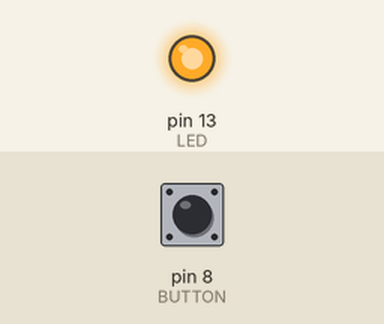
Simulated run of this sketch. Board: Arduino Uno, built with avr-gcc and run on an emulated ATmega328P. Shown: output pins drawn as LEDs (lit = HIGH). The test bench sets the inputs (shaded band); at power-on: pin 8 (BUTTON) HIGH.

Above: at 1.2 s.
1.3 s: pin 8 (BUTTON) pulled LOW for 0.15 s
At 2.0 s:
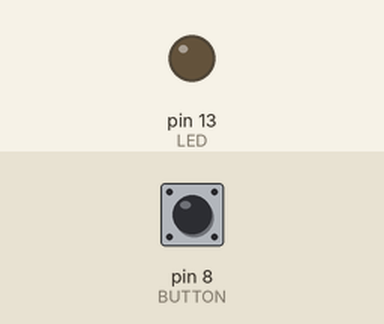
2.9 s: pin 8 (BUTTON) pulled LOW for 1 s
At 4.4 s:
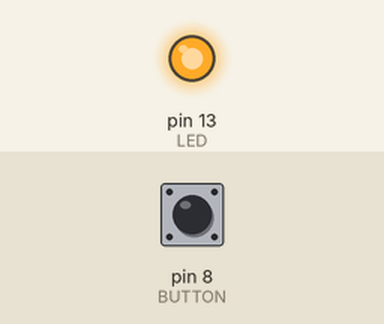
5.4 s: pin 8 (BUTTON) pulled LOW for 3.2 s
At 6.3 s:
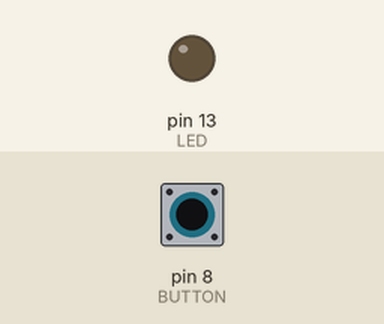
Timing chart, 0 to 8.4 s (numbered marks = the images above; inputs shaded):
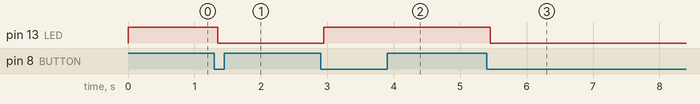

The sketch:

button_debouncing.ino
```cpp
#define LED 13
#define BUTTON 8

bool ledState = HIGH;
bool buttonState = HIGH;
bool lastButtonState = HIGH;

bool reading = HIGH;

unsigned long lastDebouncTime = 0;
unsigned long debouncDelay = 50;

void setup() {
  pinMode(LED, OUTPUT);
  pinMode(BUTTON, INPUT);
  digitalWrite(LED, ledState);

}

void loop() {
  reading = digitalRead(BUTTON);
  if(reading != lastButtonState)
  {
    lastDebouncTime = millis();
  }
  if((millis() - lastDebouncTime) > debouncDelay)
  {
    if(reading != buttonState)
    {
      buttonState = reading;
      if(buttonState == LOW)
      {
        ledState = !ledState;
      }
    }
  }
  digitalWrite(LED, ledState);
  lastButtonState = reading;  // save the reading. Next time through the loop, it'll be the lastButtonState

}
```

Measured:
- after the input at 1.3 s, pin 13 (LED): HIGH → LOW after 0.05 s
- after the input at 2.9 s, pin 13 (LED): LOW → HIGH after 0.05 s
- after the input at 5.4 s, pin 13 (LED): HIGH → LOW after 0.05 s
